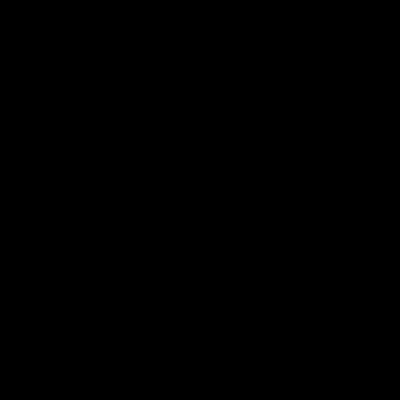
Frame 1 (no input)
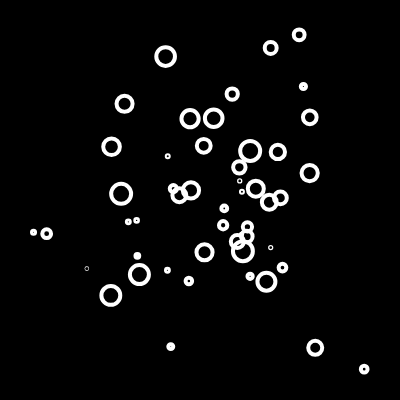
Frame 60 (no input)
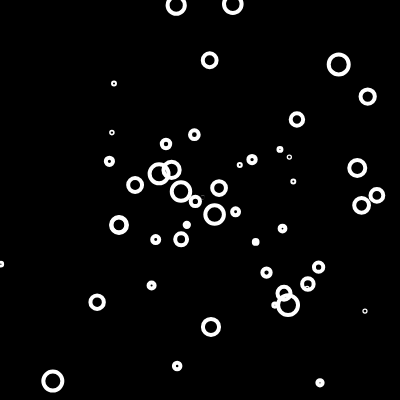
Frame 120 (the mouse pressed at the canvas centre since frame 60)

The p5.js sketch that drew these frames (run headless with seeded random() and noise() and a simulated clock; from frame 60 on, the mouse is pressed at the canvas centre):

// p5.js sketch
// ── sketch.js
let bubbles = [];
let h = 400;
let w = 400;



function setup() {
  createCanvas(h, w);
    for (let i = 0; i < 50; i++) {
    let r = random(10);
    let x = 200;
    let y = 200;
    let time = random(7);
    let vx = random(-3, 3);
    let vy = random(-3, 3);
    bubbles[i] = new Bubble(x,y,r,vx,vy,time);
    }
  print(bubbles[0])
}

function draw() {
  background(0);
  for (let i = 0; i < bubbles.length; i++) {
    bubbles[i].show();
    bubbles[i].move();
    bubbles[i].out();
  }
}


class Bubble {
  constructor(x, y, r, vx, vy, time) {
    this.x = x;
    this.y = y;
    this.r = r;
    this.vx = vx;
    this.vy = vy;
    this.time = time;
  }
  
  show() {
        this.time = this.time - 0.1;
    if(this.time < 0) {
    stroke(255);
    strokeWeight(4);
    noFill();
    ellipse(this.x, this.y, this.r * 2)
    }
  }
  
  move() {
    this.time = this.time - 0.1;
    if(this.time < 0) {
    this.x += this.vx;
    this.y += this.vy;
    }
  }
  
  out() {
      if(this.x > w || this.y > h || this.x < 0 || this.y < 0) {
      this.x = 200;
      this.y = 200;
      this.vx = random(-3, 3);
      this.vy = random(-3, 3)
      this.r = random(10);
    }
  }
}
// ── style.css
body {
    margin: 0;
    padding: 0;
}

main {
    height: 100vh;
    width: 100vw;
    display: flex;
    justify-content: center;
    align-items: center;
}
